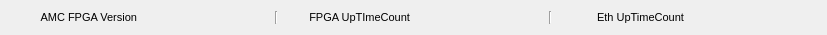
<?xml version="1.0" encoding="UTF-8"?>
<ui version="4.0">
 <class>Form</class>
 <widget class="QWidget" name="Form">
  <property name="geometry">
   <rect>
    <x>0</x>
    <y>0</y>
    <width>827</width>
    <height>34</height>
   </rect>
  </property>
  <property name="windowTitle">
   <string>Firmware Version - ${DEVICE}</string>
  </property>
  <layout class="QGridLayout" name="gridLayout">
   <item row="1" column="0">
    <layout class="QHBoxLayout" name="horizontalLayout">
     <item>
      <widget class="QLabel" name="label_2">
       <property name="font">
        <font>
         <pointsize>8</pointsize>
        </font>
       </property>
       <property name="text">
        <string>AMC FPGA Version</string>
       </property>
       <property name="alignment">
        <set>Qt::AlignRight|Qt::AlignTrailing|Qt::AlignVCenter</set>
       </property>
      </widget>
     </item>
     <item>
      <widget class="PyDMLabel" name="PyDMLabel_2">
       <property name="font">
        <font>
         <pointsize>8</pointsize>
        </font>
       </property>
       <property name="toolTip">
        <string/>
       </property>
       <property name="channel" stdset="0">
        <string>ca://${DEVICE}:AMC_FPGAVERSION</string>
       </property>
       <property name="displayFormat" stdset="0">
        <enum>PyDMLabel::Hex</enum>
       </property>
      </widget>
     </item>
     <item>
      <widget class="Line" name="line_2">
       <property name="orientation">
        <enum>Qt::Vertical</enum>
       </property>
      </widget>
     </item>
     <item>
      <widget class="QLabel" name="label_3">
       <property name="font">
        <font>
         <pointsize>8</pointsize>
        </font>
       </property>
       <property name="text">
        <string>FPGA UpTImeCount</string>
       </property>
       <property name="alignment">
        <set>Qt::AlignRight|Qt::AlignTrailing|Qt::AlignVCenter</set>
       </property>
      </widget>
     </item>
     <item>
      <widget class="PyDMLabel" name="PyDMLabel_3">
       <property name="font">
        <font>
         <pointsize>8</pointsize>
        </font>
       </property>
       <property name="toolTip">
        <string/>
       </property>
       <property name="channel" stdset="0">
        <string>ca://${DEVICE}:AMC_UPTIMECNT</string>
       </property>
      </widget>
     </item>
     <item>
      <widget class="Line" name="line">
       <property name="orientation">
        <enum>Qt::Vertical</enum>
       </property>
      </widget>
     </item>
     <item>
      <widget class="QLabel" name="label_4">
       <property name="font">
        <font>
         <pointsize>8</pointsize>
        </font>
       </property>
       <property name="text">
        <string>Eth UpTimeCount</string>
       </property>
       <property name="alignment">
        <set>Qt::AlignRight|Qt::AlignTrailing|Qt::AlignVCenter</set>
       </property>
      </widget>
     </item>
     <item>
      <widget class="PyDMLabel" name="PyDMLabel_4">
       <property name="font">
        <font>
         <pointsize>8</pointsize>
        </font>
       </property>
       <property name="toolTip">
        <string/>
       </property>
       <property name="channel" stdset="0">
        <string>ca://${DEVICE}:AMC_ETHUPTIMECNT</string>
       </property>
      </widget>
     </item>
    </layout>
   </item>
  </layout>
 </widget>
 <customwidgets>
  <customwidget>
   <class>PyDMLabel</class>
   <extends>QLabel</extends>
   <header>pydm.widgets.label</header>
  </customwidget>
 </customwidgets>
 <resources/>
 <connections/>
</ui>
